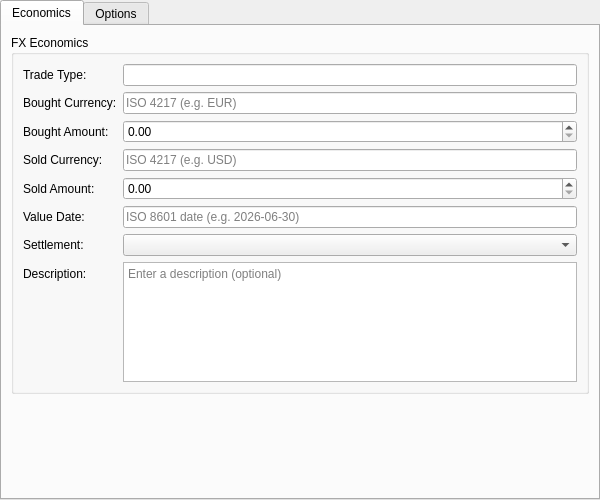
<?xml version="1.0" encoding="UTF-8"?>
<ui version="4.0">
 <class>FxInstrumentForm</class>
 <widget class="QWidget" name="FxInstrumentForm">
  <property name="geometry">
   <rect>
    <x>0</x>
    <y>0</y>
    <width>600</width>
    <height>500</height>
   </rect>
  </property>
  <layout class="QVBoxLayout" name="rootLayout">
   <property name="leftMargin"><number>0</number></property>
   <property name="topMargin"><number>0</number></property>
   <property name="rightMargin"><number>0</number></property>
   <property name="bottomMargin"><number>0</number></property>
   <item>
    <widget class="QTabWidget" name="subTabWidget">
     <property name="currentIndex"><number>0</number></property>
     <widget class="QWidget" name="economicsTab">
      <attribute name="title">
       <string>Economics</string>
      </attribute>
      <layout class="QVBoxLayout" name="economicsLayout">
       <item>
        <widget class="QGroupBox" name="economicsGroup">
         <property name="title">
          <string>FX Economics</string>
         </property>
         <layout class="QFormLayout" name="economicsFormLayout">
          <item row="0" column="0">
           <widget class="QLabel" name="labelTradeTypeCode">
            <property name="text"><string>Trade Type:</string></property>
           </widget>
          </item>
          <item row="0" column="1">
           <widget class="QLineEdit" name="tradeTypeCodeEdit">
            <property name="readOnly"><bool>true</bool></property>
           </widget>
          </item>
          <item row="1" column="0">
           <widget class="QLabel" name="labelBoughtCurrency">
            <property name="text"><string>Bought Currency:</string></property>
           </widget>
          </item>
          <item row="1" column="1">
           <widget class="QLineEdit" name="boughtCurrencyEdit">
            <property name="placeholderText"><string>ISO 4217 (e.g. EUR)</string></property>
           </widget>
          </item>
          <item row="2" column="0">
           <widget class="QLabel" name="labelBoughtAmount">
            <property name="text"><string>Bought Amount:</string></property>
           </widget>
          </item>
          <item row="2" column="1">
           <widget class="QDoubleSpinBox" name="boughtAmountSpinBox">
            <property name="decimals"><number>2</number></property>
            <property name="minimum"><double>0.000000000000000</double></property>
            <property name="maximum"><double>999999999999.000000000000000</double></property>
            <property name="singleStep"><double>1000.000000000000000</double></property>
           </widget>
          </item>
          <item row="3" column="0">
           <widget class="QLabel" name="labelSoldCurrency">
            <property name="text"><string>Sold Currency:</string></property>
           </widget>
          </item>
          <item row="3" column="1">
           <widget class="QLineEdit" name="soldCurrencyEdit">
            <property name="placeholderText"><string>ISO 4217 (e.g. USD)</string></property>
           </widget>
          </item>
          <item row="4" column="0">
           <widget class="QLabel" name="labelSoldAmount">
            <property name="text"><string>Sold Amount:</string></property>
           </widget>
          </item>
          <item row="4" column="1">
           <widget class="QDoubleSpinBox" name="soldAmountSpinBox">
            <property name="decimals"><number>2</number></property>
            <property name="minimum"><double>0.000000000000000</double></property>
            <property name="maximum"><double>999999999999.000000000000000</double></property>
            <property name="singleStep"><double>1000.000000000000000</double></property>
           </widget>
          </item>
          <item row="5" column="0">
           <widget class="QLabel" name="labelValueDate">
            <property name="text"><string>Value Date:</string></property>
           </widget>
          </item>
          <item row="5" column="1">
           <widget class="QLineEdit" name="valueDateEdit">
            <property name="placeholderText"><string>ISO 8601 date (e.g. 2026-06-30)</string></property>
           </widget>
          </item>
          <item row="6" column="0">
           <widget class="QLabel" name="labelSettlement">
            <property name="text"><string>Settlement:</string></property>
           </widget>
          </item>
          <item row="6" column="1">
           <widget class="QComboBox" name="settlementCombo"/>
          </item>
          <item row="7" column="0">
           <widget class="QLabel" name="labelDescription">
            <property name="text"><string>Description:</string></property>
           </widget>
          </item>
          <item row="7" column="1">
           <widget class="QPlainTextEdit" name="descriptionEdit">
            <property name="minimumSize">
             <size><width>0</width><height>60</height></size>
            </property>
            <property name="maximumSize">
             <size><width>16777215</width><height>120</height></size>
            </property>
            <property name="placeholderText">
             <string>Enter a description (optional)</string>
            </property>
           </widget>
          </item>
         </layout>
        </widget>
       </item>
       <item>
        <spacer name="economicsSpacer">
         <property name="orientation"><enum>Qt::Vertical</enum></property>
         <property name="sizeHint" stdset="0">
          <size><width>20</width><height>20</height></size>
         </property>
        </spacer>
       </item>
      </layout>
     </widget>
     <widget class="QWidget" name="optionsTab">
      <attribute name="title">
       <string>Options</string>
      </attribute>
      <layout class="QVBoxLayout" name="optionsLayout">
       <item>
        <widget class="QGroupBox" name="optionsGroup">
         <property name="title">
          <string>Option Fields</string>
         </property>
         <layout class="QFormLayout" name="optionsFormLayout">
          <item row="0" column="0">
           <widget class="QLabel" name="labelOptionType">
            <property name="text"><string>Option Type:</string></property>
           </widget>
          </item>
          <item row="0" column="1">
           <widget class="QComboBox" name="optionTypeCombo"/>
          </item>
          <item row="1" column="0">
           <widget class="QLabel" name="labelStrikePrice">
            <property name="text"><string>Strike Price:</string></property>
           </widget>
          </item>
          <item row="1" column="1">
           <widget class="QDoubleSpinBox" name="strikePriceSpinBox">
            <property name="decimals"><number>6</number></property>
            <property name="minimum"><double>0.000000000000000</double></property>
            <property name="maximum"><double>999999.000000000000000</double></property>
            <property name="singleStep"><double>0.000100000000000</double></property>
           </widget>
          </item>
          <item row="2" column="0">
           <widget class="QLabel" name="labelExpiryDate">
            <property name="text"><string>Expiry Date:</string></property>
           </widget>
          </item>
          <item row="2" column="1">
           <widget class="QLineEdit" name="expiryDateEdit">
            <property name="placeholderText">
             <string>ISO 8601 date</string>
            </property>
           </widget>
          </item>
         </layout>
        </widget>
       </item>
       <item>
        <spacer name="optionsSpacer">
         <property name="orientation"><enum>Qt::Vertical</enum></property>
         <property name="sizeHint" stdset="0">
          <size><width>20</width><height>20</height></size>
         </property>
        </spacer>
       </item>
      </layout>
     </widget>
    </widget>
   </item>
  </layout>
 </widget>
 <resources/>
 <connections/>
</ui>
